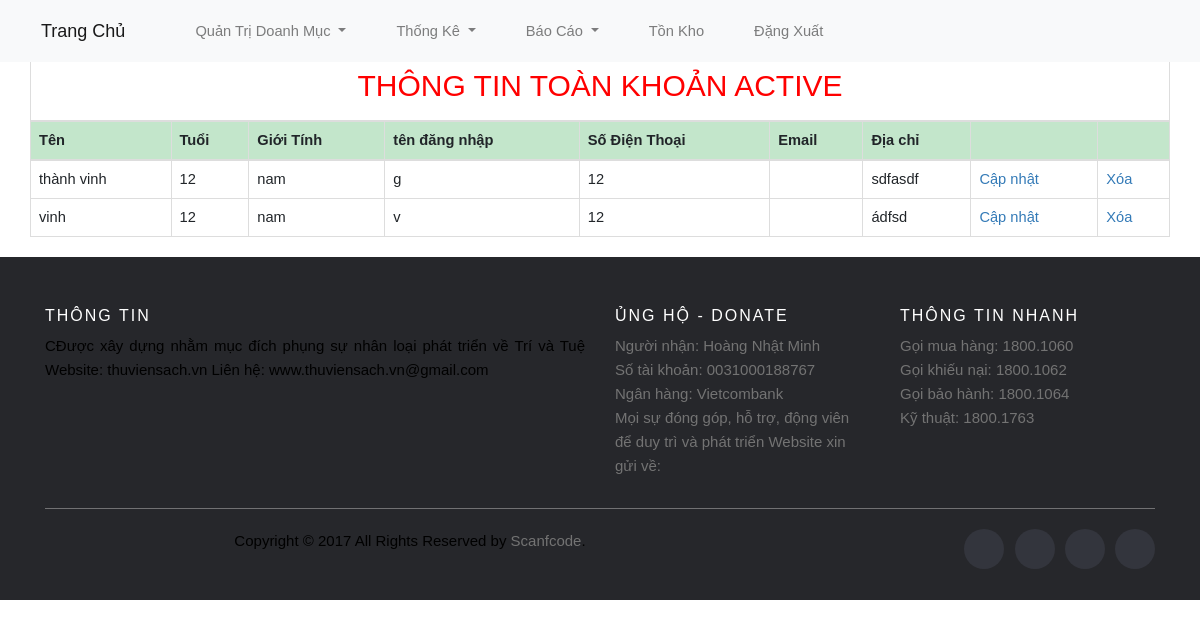
/Admin2/index.php?action=user (signed in), run on the app's committed database.
### tables this page shows
CREATE TABLE `employee` (
  `id` int(11) NOT NULL,
  `name` varchar(64) NOT NULL,
  `age` varchar(100) NOT NULL,
  `gender` varchar(64) NOT NULL,
  `is_deleted` varchar(64) NOT NULL,
  `user_name` varchar(64) NOT NULL,
  `phone` varchar(12) NOT NULL,
  `email` varchar(126) NOT NULL,
  `password` varchar(256) NOT NULL,
  `address` varchar(1000) NOT NULL
);

### Admin2/Model/connect.php (called while the page is built, shortened)
<?php
class connect
{
	var $db=null;
	public function __construct()
	{
		$dsn='mysql:host=localhost;dbname=thuvien';
		$user='root';
		$pass='root';
		$this->db=new PDO($dsn,$user,$pass,array(PDO::MYSQL_ATTR_INIT_COMMAND=>"SET NAMES utf8"));
	}
	public function getList($select)
	{
		$results=$this->db->query($select);
		return($results);
	}
}
?>

### Admin2/Model/user.php (called while the page is built, shortened)
<?php
    class user{
        function getListUser(){
            $db=new connect();
            $sql = "select * from employee where is_deleted!='true'";
            $result = $db->getList($sql);
            return $result;
        }
    }
?>

### Admin2/View/user.php (the view, shortened to what this page needs)
<div class="table-responsive">
   <form  method="post">
      <table class="table table-bordered">
        <thead>
          <tr><td colspan="9"><h2 style="color: red;">THÔNG TIN TOÀN KHOẢN ACTIVE</h2></td></tr>
          <tr class="table-success">
            <th>Tên</th>
            <th>Tuổi</th>
            <th>Giới Tính</th>
            <th >tên đăng nhập</th>
            <th>Số Điện Thoại</th>
            <th>Email</th>
            <th>Địa chỉ</th>
            <th></th>
            <th></th>
          </tr>
        </thead>
        <tbody>
        <?php
        $listUser=new user();
        $result=$listUser->getListUser();
         while($item=$result->fetch()):
           ?>
            <tr>
            <td><?php echo $item['name'];?></td>
            <td><?php echo $item['age'];?></td>
             <td> <?php echo $item['gender'];?></td>
              <td><?php echo $item['user_name'];?></td>
              <td><?php echo $item['phone'];?></td>
              <td><?php echo $item['email'];?></td>
              <td><?php echo $item['address'];?></td>
              <td><a href="index.php?action=user&act=update&id=<?php echo $item['id'];?>">Cập nhật</a></td>
                <td><a href="index.php?action=user&act=delete&id=<?php echo $item['id'];?>">Xóa</a></td>
            </tr>
            <?php endwhile;?>
        </tbody>
      </table>
    </form>
</div>
</div>

### Content/CSS/Tour.css (style rules this page uses)
body { font-family:arial; font-size: 11pt; margin: auto; }
h2 { text-align: center; font-size: 30px; color: white; }
a:link { text-decoration: none; }

### data on the page
employee: name "thành vinh", age "12", gender "nam", user_name "g", phone "12", address "sdfasdf"
employee: name "vinh", age "12", gender "nam", user_name "v", phone "12", address "ádfsd"
